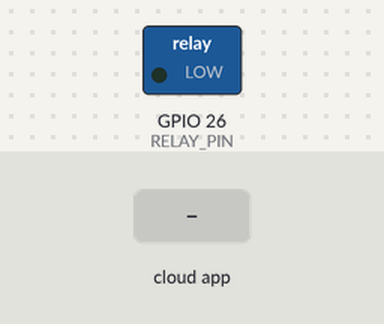
The sketch below on a simulated ESP32. Shown: switched loads named in the sketch (green lamp = pin HIGH). Inputs (shaded band) come from the test bench. WiFi joins after 1.5 s; servers stay silent unless stated; the Firebase database answers and starts empty; what the sketch prints to the serial monitor is not drawn.

Above: at 2.7 s.
2.8 s: the phone or cloud app sets RelayControl to OFF
At 3.8 s:
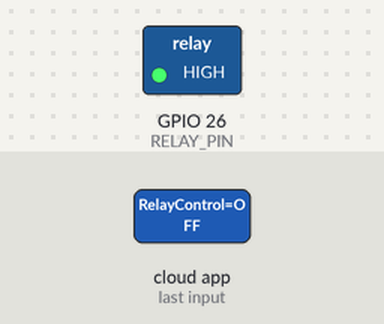
4.3 s: the phone or cloud app sets RelayControl to ON
At 5.5 s:
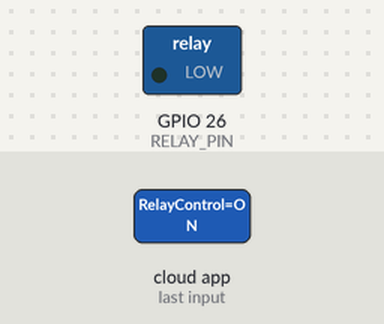
Timing chart, 0 to 7.3 s (numbered marks = the images above; inputs shaded):
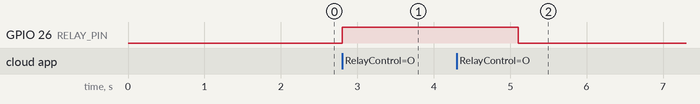

The sketch:

Relay_ON_OFF_with_command.ino
```cpp
#include <WiFi.h>
#include <FirebaseESP32.h>

#define WIFI_SSID "abcd"
#define WIFI_PASSWORD "12345678"
#define FIREBASE_HOST "https://code-lab-app-461e1-default-rtdb.asia-southeast1.firebasedatabase.app/"
#define FIREBASE_AUTH "AIzaSyAqE7pe8ww06rVQay_D0kSzwSjSQxczPv4"

#define RELAY_PIN 26  // Pin connected to relay

FirebaseData fbdo;
FirebaseAuth auth;
FirebaseConfig config;

void setup() {
    Serial.begin(115200);
    WiFi.begin(WIFI_SSID, WIFI_PASSWORD);

    Serial.print("Connecting to WiFi");
    while (WiFi.status() != WL_CONNECTED) {
        Serial.print(".");
        delay(500);
    }
    Serial.println("\nConnected!");

    config.host = FIREBASE_HOST;
    config.signer.tokens.legacy_token = FIREBASE_AUTH;
    Firebase.begin(&config, &auth);
    Firebase.reconnectWiFi(true);

    pinMode(RELAY_PIN, OUTPUT);
    digitalWrite(RELAY_PIN, LOW); // Start with relay OFF

    Serial.println("Ready! Waiting for Firebase commands...");
}

void loop() {
    if (Firebase.getString(fbdo, "/RelayControl")) {  // Read value from Firebase
        String command = fbdo.stringData();
        Serial.println("Received: " + command);

        if (command == "OFF") {
            digitalWrite(RELAY_PIN, HIGH);
            Serial.println("Bulb is OFF");
        }
        else if (command == "ON") {
            digitalWrite(RELAY_PIN, LOW);
            Serial.println("Bulb is ON");
        }
    } else {
        Serial.println("Failed to read Firebase data");
    }
    delay(1000); // Check every second
}
```

Measured:
- after the input at 2.8 s, GPIO 26 (RELAY_PIN): LOW → HIGH at once
- after the input at 4.3 s, GPIO 26 (RELAY_PIN): HIGH → LOW after 0.80 s
